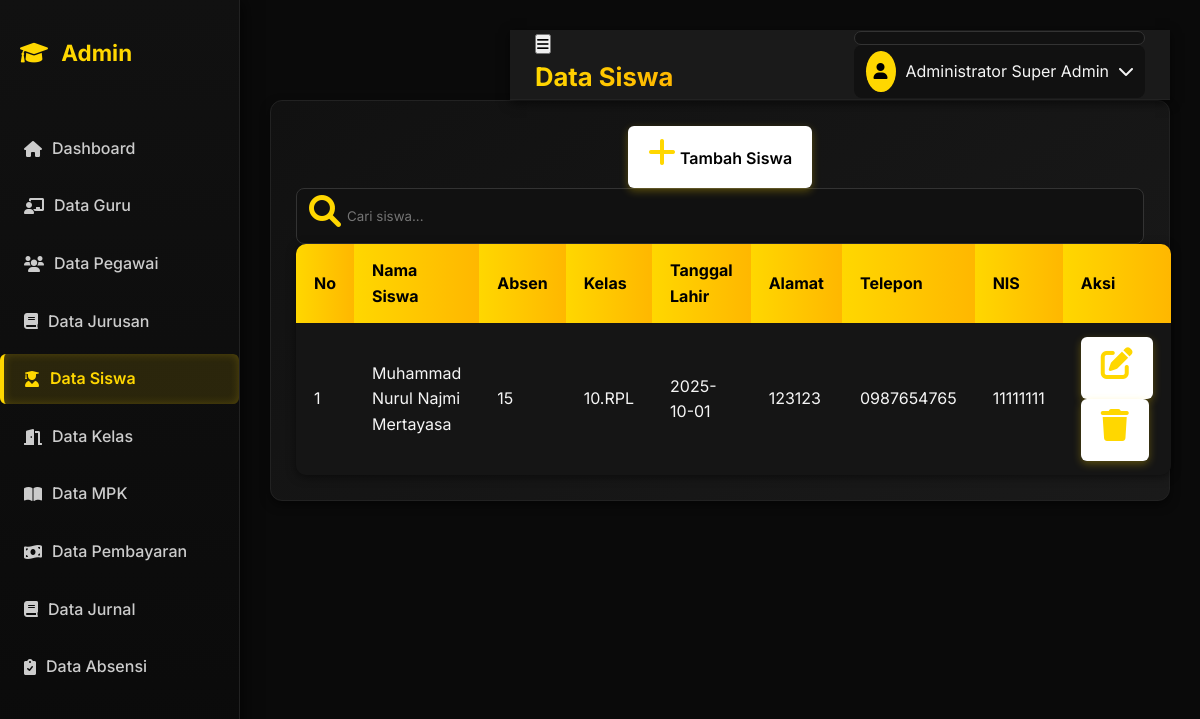
Screenshot of /Admin/index.php?page=siswa with the database file from the repository.
### tables this page shows
CREATE TABLE `siswa` (
  `id_siswa` int NOT NULL,
  `nama_siswa` varchar(100) NOT NULL,
  `no_absen` int NOT NULL,
  `tgl_lahir` date NOT NULL,
  `alamat` text NOT NULL,
  `telepon` varchar(15) NOT NULL,
  `nis` int NOT NULL,
  `id_kelas` int NOT NULL
);

CREATE TABLE `kelas` (
  `id_kelas` int NOT NULL,
  `nama_kelas` varchar(100) NOT NULL,
  `id_guru` int NOT NULL,
  `id_jurusan` int NOT NULL
);

### Admin/siswa.php (the view, shortened to what this page needs)
<?php
include "koneksi.php";
$cari = "";
if (isset($_GET['cari']) && $_GET['cari'] != "") {
    $cari = $_GET['cari'];
    $result = mysqli_query($koneksi,
        "SELECT s.*, k.nama_kelas
        FROM siswa s
        LEFT JOIN kelas k ON s.id_kelas = k.id_kelas
        WHERE s.nama_siswa LIKE '%$cari%'
        ORDER BY s.id_siswa DESC"
    );
} else {
    $result = mysqli_query($koneksi,
        "SELECT s.*, k.nama_kelas
        FROM siswa s
        LEFT JOIN kelas k ON s.id_kelas = k.id_kelas
        ORDER BY s.id_siswa DESC"
    );
}
?>
<div class="card">
    <div class="card-header">
        <div class="page-actions">
            <a href="siswa_tambah.php" class="btn">
                <i class="fas fa-plus"></i> Tambah Siswa
            </a>
            <form method="get" action="">
                <div class="search-box">
                    <i class="fas fa-search"></i>
                    <input type="search" name="cari" placeholder="Cari siswa..." value="<?= htmlspecialchars($cari) ?>">
                </div>
            </form>
        </div>
    </div>
    <div class="card-body">
        <div class="table-container">
            <table class="table">
                <thead>
                    <tr>
                        <th>No</th>
                        <th>Nama Siswa</th>
                        <th>Absen</th>
                        <th>Kelas</th>
                        <th>Tanggal Lahir</th>
                        <th>Alamat</th>
                        <th>Telepon</th>
                        <th>NIS</th>
                        <th>Aksi</th>
                    </tr>
                </thead>
                <tbody>
                <?php
                $no = 1;
                if (mysqli_num_rows($result) > 0) {
                    while ($row = mysqli_fetch_assoc($result)) { ?>
                        <tr>
                            <td><?= $no++ ?></td>
                            <td><?= $row['nama_siswa'] ?: '-' ?></td>
                            <td><?= $row['no_absen'] ?: '-' ?></td>
                            <td><?= $row['nama_kelas'] ?: '-' ?></td>
                            <td><?= $row['tgl_lahir'] ?: '-' ?></td>
                            <td><?= $row['alamat'] ?: '-' ?></td>
                            <td><?= $row['telepon'] ?: '-' ?></td>
                            <td><?= $row['nis'] ?: '-' ?></td>
                            <td>
                                <a href="siswa_edit.php?id=<?= $row['id_siswa'] ?>" class="btn btn-sm btn-warning">
                                    <i class="fas fa-edit"></i>
                                </a>
                                <a href="siswa_hapus.php?id=<?= $row['id_siswa'] ?>"
                                class="btn btn-sm btn-danger"
                                onclick="return confirm('Yakin ingin menghapus siswa ini?')">
                                <i class="fas fa-trash"></i>
                                </a>
                            </td>
                        </tr>
                <?php }
                } else { ?>
                    <tr>
                        <td colspan="9" class="text-center text-muted">⚠️ Data tidak ditemukan</td>
                    </tr>
                <?php } ?>
                </tbody>
            </table>
        </div>
    </div>
</div>

### Admin/style.css (style rules this page uses)
* { margin: 0; padding: 0; box-sizing: border-box; font-family: 'Inter', sans-serif; }
html { scroll-behavior: smooth; }
body { background: #0a0a0a; color: #f5f5f5; line-height: 1.6; min-height: 100vh; overflow-x: hidden; }
a, button, .card, .sidebar, .header, .user-menu, .btn { transition: all 0.3s ease; }
.search-box { background: #111; padding: 6px 12px; border-radius: 8px; display: flex; align-items: center; border: 1px solid #333; transition: 0.3s; }
.search-box input { border: none; outline: none; background: transparent; color: #FFD700; margin-left: 6px; width: 140px; min-width: 80px; }
.card { background: linear-gradient(145deg, #111, #1a1a1a); border-radius: 12px; padding: 25px; border: 1px solid #222; text-align: center; box-shadow: 0 4px 10px rgba(0,0,0,0.5); transform: translateY(0); }
.card i { font-size: 2rem; color: #FFD700; margin-bottom: 10px; }
.table { width: 100%; border-collapse: collapse; overflow: hidden; border-radius: 10px; background: #111; box-shadow: 0 2px 10px rgba(0,0,0,0.5); }
.table th, .table td { padding: 14px 18px; text-align: left; }
.table th { background: linear-gradient(90deg, #FFD700, #ffb700); color: #000; font-weight: 700; }
.table tr:nth-child(odd) { background: #151515; }
.btn { display: inline-block; padding: 10px 20px; background: linear-gradient(90deg, #ffffff, #ffffff); color: #000; font-weight: 600; text-decoration: none; border-radius: 6px; box-shadow: 0 3px 8px rgba(255,215,0,0.3); }

### rows the page displays
siswa: nama_siswa "Muhammad Nurul Najmi Mertayasa", no_absen "15", id_kelas.nama_kelas "10.RPL", tgl_lahir "2025-10-01", alamat "123123", telepon "0987654765", nis "11111111"
